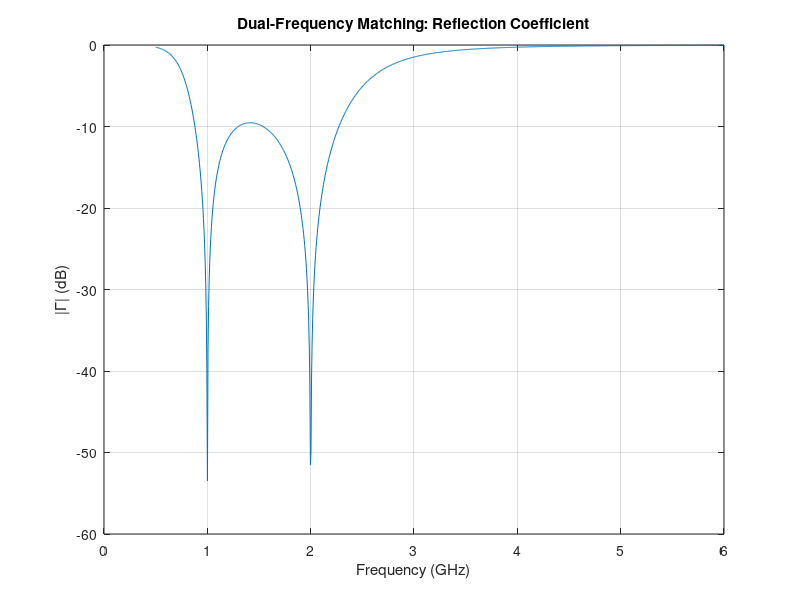

The MATLAB script that drew this image: (Note: this script raises an error after producing the figure.)
clc;
clear;
close all;

% Define parameters
R_L = 100;          % Load resistance (Ohms)
Z0 = 50;            % Transmission line impedance (Ohms)
f1 = 1e9;           % First matching frequency (Hz)
f2 = 2e9;           % Second matching frequency (Hz)
omega1 = 2*pi*f1;
omega2 = 2*pi*f2;

% Frequency transformation parameters (Eq. 8 from the paper)
k_inf = 1 / (omega2 - omega1);
k0 = (omega1 * omega2) / (omega2 - omega1);

% Component calculations (L-network transformed to dual-frequency)
R1 = sqrt(R_L * Z0 - Z0^2);  % Intermediate resistance
G2 = R1 / (R_L * Z0);

% Element values (Eq. 1-3 in the paper)
L1 = k_inf * R1;
C1 = 1 / (k0 * R1);
L2 = 1 / (k0 * G2);
C2 = k_inf * G2;

fprintf('Dual-Frequency Matching Network:\n');
fprintf('L1 = %.2e H, C1 = %.2e F\n', L1, C1);
fprintf('L2 = %.2e H, C2 = %.2e F\n', L2, C2);

% Frequency sweep
f = linspace(0.5*f1, 3*f2, 1000);  % Sweep from 0.5f1 to 3f2
omega = 2*pi*f;

% Compute reflection coefficient Gamma
Gamma = zeros(size(f));
for i = 1:length(f)
    % Transformed frequency variable (Eq. 7)
    Omega = k_inf * omega(i) - k0 / omega(i);
    
    % Reflection coefficient (Eq. 4, with omega → Omega)
    a = (1 - (Z0/R_L)) / (1 + (Z0/R_L)); % Corrected parentheses
    Gamma(i) = sqrt(1 / (1 + ((a^-2 - 1) / (1 - Omega^2)^2))); % Corrected
end

% Plot reflection coefficient (dB scale)
figure;
plot(f/1e9, 20*log10(abs(Gamma))); 
grid on;
xlabel('Frequency (GHz)');
ylabel('|\Gamma| (dB)');
title('Dual-Frequency Matching: Reflection Coefficient');
xline([f1 f2]/1e9, 'r--', {'f_1', 'f_2'});
ylim([-40 0]);

% Save Reflection Coefficient plot with a unique name
saveas(gcf, 'Dual_Frequency_Reflection_Coefficient.png');

% Smith chart (requires RF Toolbox)
if license('test', 'RF_Toolbox')
    figure;
    smithplot(Gamma .* exp(1i * angle(Gamma))); % Corrected
    title('Smith Chart: Dual-Frequency Matching');
    
    % Save Smith Chart with a unique name
    saveas(gcf, 'Dual_Frequency_Smith_Chart.png');
end
